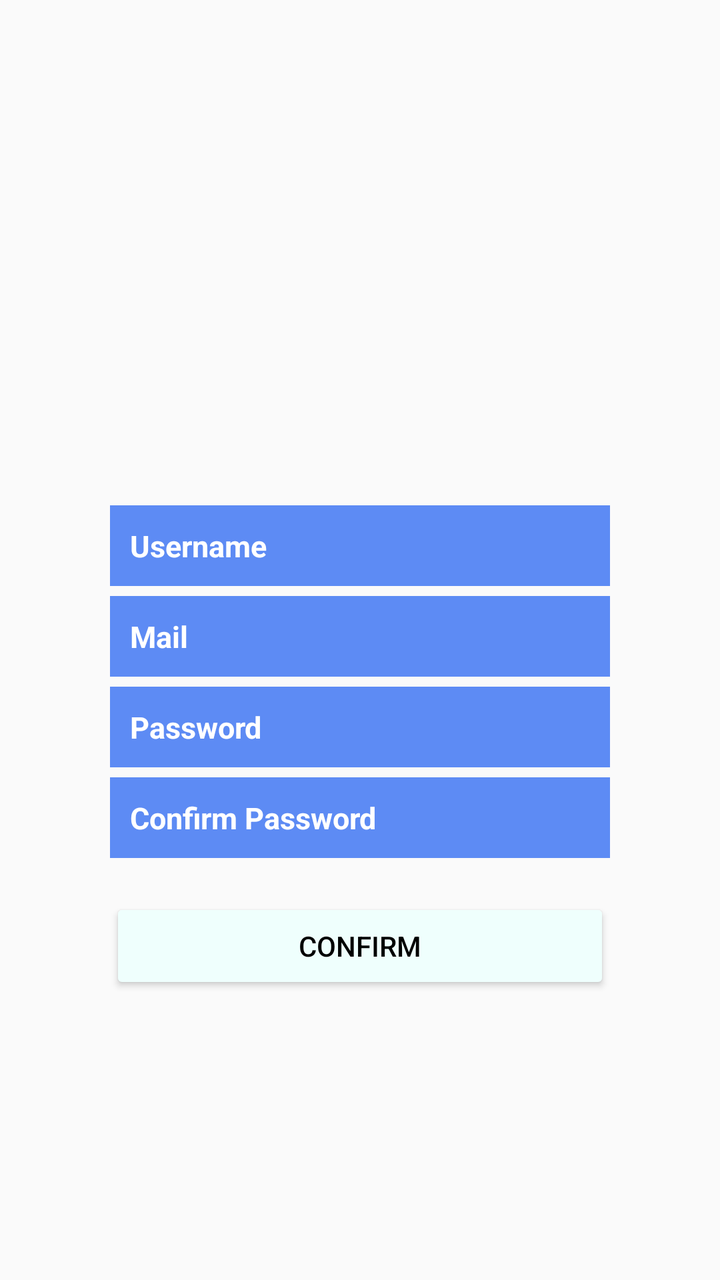
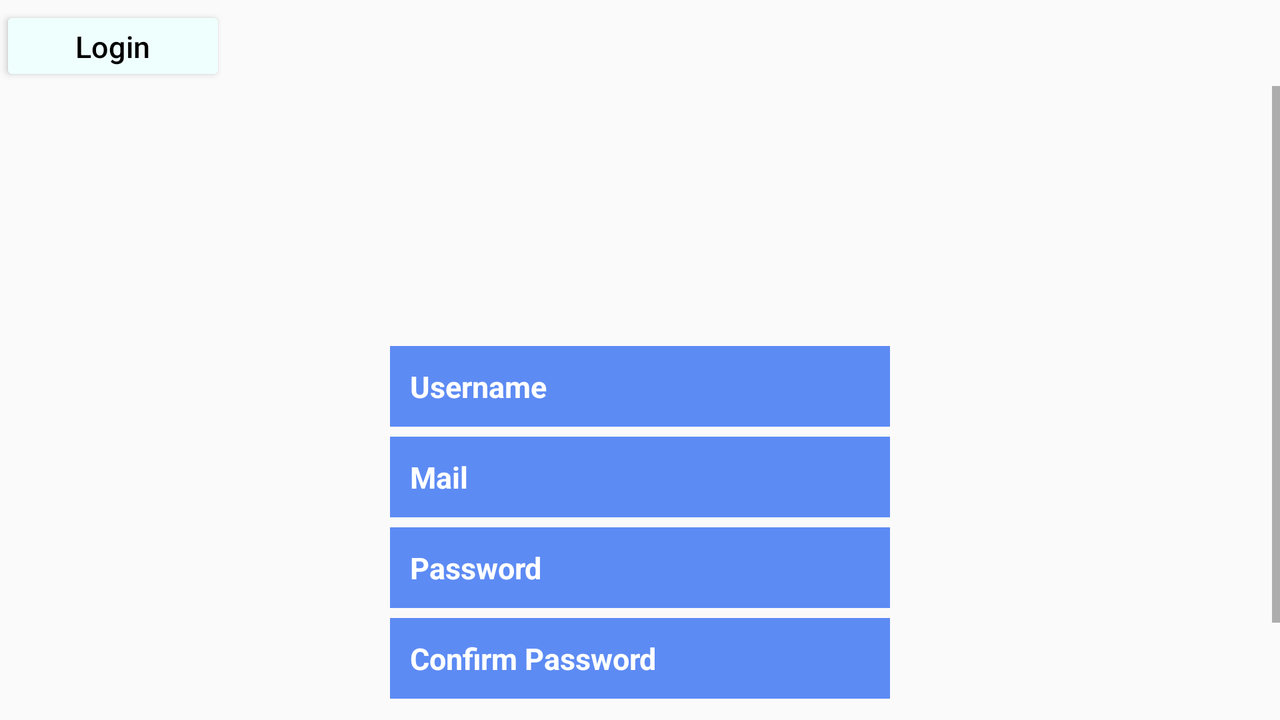

Two renders of one Android screen. The first uses the default layout on a phone; the second uses the alternative layout the repository ships for a different screen configuration, on a matching device. The two XML files are below.
<!-- AndroidManifest.xml: application theme Theme.KotlinMessenger -->
<!-- res/layout/f_register.xml -->
<?xml version="1.0" encoding="utf-8"?>
<LinearLayout xmlns:android="http://schemas.android.com/apk/res/android"
    android:layout_width="match_parent"
    android:layout_height="match_parent"
    android:orientation="vertical">

    <LinearLayout
        android:layout_width="match_parent"
        android:layout_height="match_parent"
        android:gravity="center"
        android:orientation="vertical">

        <ImageView
            android:id="@+id/imgSplash"
            android:layout_width="100dp"
            android:layout_height="100dp"
            android:layout_gravity="center"
            android:layout_marginBottom="10dp"
            android:src="@drawable/group_3" />

        <EditText
            android:id="@+id/username"
            android:layout_width="250dp"
            android:layout_height="wrap_content"
            android:layout_marginBottom="5dp"
            android:background="#5D8BF4"
            android:hint="Username"
            android:padding="10dp"
            android:textColor="@color/white"
            android:textColorHint="@color/white"
            android:textSize="15dp"
            android:textStyle="bold" />

        <EditText
            android:id="@+id/mailET"
            android:layout_width="250dp"
            android:layout_height="wrap_content"
            android:background="#5D8BF4"
            android:hint="Mail"
            android:padding="10dp"
            android:textColor="@color/white"
            android:textColorHint="@color/white"
            android:textSize="15dp"
            android:textStyle="bold" />


        <EditText
            android:id="@+id/passwordET"
            android:layout_width="250dp"
            android:layout_height="wrap_content"
            android:layout_marginTop="5dp"
            android:background="#5D8BF4"
            android:hint="Password"
            android:padding="10dp"
            android:textColor="@color/white"
            android:textColorHint="@color/white"
            android:textSize="15dp"
            android:textStyle="bold" />

        <EditText
            android:id="@+id/confermaPasswordET"
            android:layout_width="250dp"
            android:layout_height="wrap_content"
            android:layout_marginTop="5dp"
            android:background="#5D8BF4"
            android:hint="Confirm Password"
            android:padding="10dp"
            android:textColor="@color/white"
            android:textColorHint="@color/white"
            android:textSize="15dp"
            android:textStyle="bold" />

        <Button
            android:id="@+id/confirmButton"
            android:layout_width="250dp"
            android:layout_height="wrap_content"
            android:layout_marginHorizontal="30dp"
            android:layout_marginTop="20dp"
            android:backgroundTint="#EFFFFD"
            android:text="Confirm"
            android:textColor="@color/black" />

    </LinearLayout>
</LinearLayout>
<!-- resources referenced by this layout -->
<resources>
  <color name="black">#FF000000</color>
  <color name="white">#FFFFFFFF</color>
  <style name="Theme.KotlinMessenger" parent="Theme.AppCompat.Light.NoActionBar">
          
  
          <item name="colorPrimaryVariant">@color/purple_700</item>
          <item name="colorOnPrimary">@color/white</item>
          
          <item name="colorSecondary">@color/teal_200</item>
          <item name="colorSecondaryVariant">@color/teal_700</item>
          <item name="colorOnSecondary">@color/black</item>
          
          <item name="android:statusBarColor" tools:targetApi="l">@color/colorPrimary</item>
          
      </style>
  <color name="purple_700">#FF3700B3</color>
  <color name="teal_200">#FF03DAC5</color>
  <color name="teal_700">#FF018786</color>
  <color name="colorPrimary">#2D31FA</color>
</resources>
<!-- res/layout-land/f_register.xml (the repository's variant of the layout above) -->
<!-- drawn on the phone turned sideways -->
<?xml version="1.0" encoding="utf-8"?>
<LinearLayout xmlns:android="http://schemas.android.com/apk/res/android"
    android:layout_width="match_parent"
    android:layout_height="match_parent"
    android:orientation="vertical">

    <Button
        android:id="@+id/loginreturnButton"
        android:layout_width="113dp"
        android:layout_height="40dp"
        android:layout_marginTop="3dp"
        android:layout_marginRight="5dp"
        android:backgroundTint="#EFFFFD"
        android:layout_gravity="left"
        android:text="Login"
        android:textAllCaps="false"
        android:textColor="@color/black"
        android:textSize="15dp" />

    <ScrollView
        android:id="@+id/scrollView"
        android:layout_width="match_parent"
        android:layout_height="wrap_content">

    <LinearLayout
        android:layout_width="match_parent"
        android:layout_height="match_parent"
        android:gravity="center"
        android:orientation="vertical">


        <ImageView
            android:id="@+id/imgSplash"
            android:layout_width="120dp"
            android:layout_height="120dp"
            android:layout_gravity="center"
            android:layout_marginBottom="10dp"
            android:src="@drawable/group_3" />

        <EditText
            android:id="@+id/username"
            android:layout_width="250dp"
            android:layout_height="wrap_content"
            android:layout_marginBottom="5dp"
            android:background="#5D8BF4"
            android:hint="Username"
            android:imeOptions="flagNoFullscreen"
            android:inputType="text"
            android:padding="10dp"
            android:textColor="@color/white"
            android:textColorHint="@color/white"
            android:textSize="15dp"
            android:textStyle="bold" />

        <EditText
            android:id="@+id/mailET"
            android:layout_width="250dp"
            android:layout_height="wrap_content"
            android:background="#5D8BF4"
            android:hint="Mail"
            android:imeOptions="flagNoFullscreen"
            android:inputType="text"
            android:padding="10dp"
            android:textColor="@color/white"
            android:textColorHint="@color/white"
            android:textSize="15dp"
            android:textStyle="bold" />


        <EditText
            android:id="@+id/passwordET"
            android:layout_width="250dp"
            android:layout_height="wrap_content"
            android:layout_marginTop="5dp"
            android:background="#5D8BF4"
            android:hint="Password"
            android:imeOptions="flagNoFullscreen"
            android:inputType="textPassword"
            android:padding="10dp"
            android:textColor="@color/white"
            android:textColorHint="@color/white"
            android:textSize="15dp"
            android:textStyle="bold" />

        <EditText
            android:id="@+id/confirmPasswordET"
            android:layout_width="250dp"
            android:layout_height="wrap_content"
            android:layout_marginTop="5dp"
            android:background="#5D8BF4"
            android:hint="Confirm Password"
            android:imeOptions="flagNoFullscreen"
            android:inputType="textPassword"
            android:padding="10dp"
            android:textColor="@color/white"
            android:textColorHint="@color/white"
            android:textSize="15dp"
            android:textStyle="bold" />

        <Button
            android:id="@+id/confirmButton"
            android:layout_width="250dp"
            android:layout_height="wrap_content"
            android:layout_marginHorizontal="30dp"
            android:layout_marginTop="20dp"
            android:backgroundTint="#EFFFFD"
            android:text="Confirm"
            android:textColor="@color/black" />

    </LinearLayout>
    </ScrollView>
</LinearLayout>
